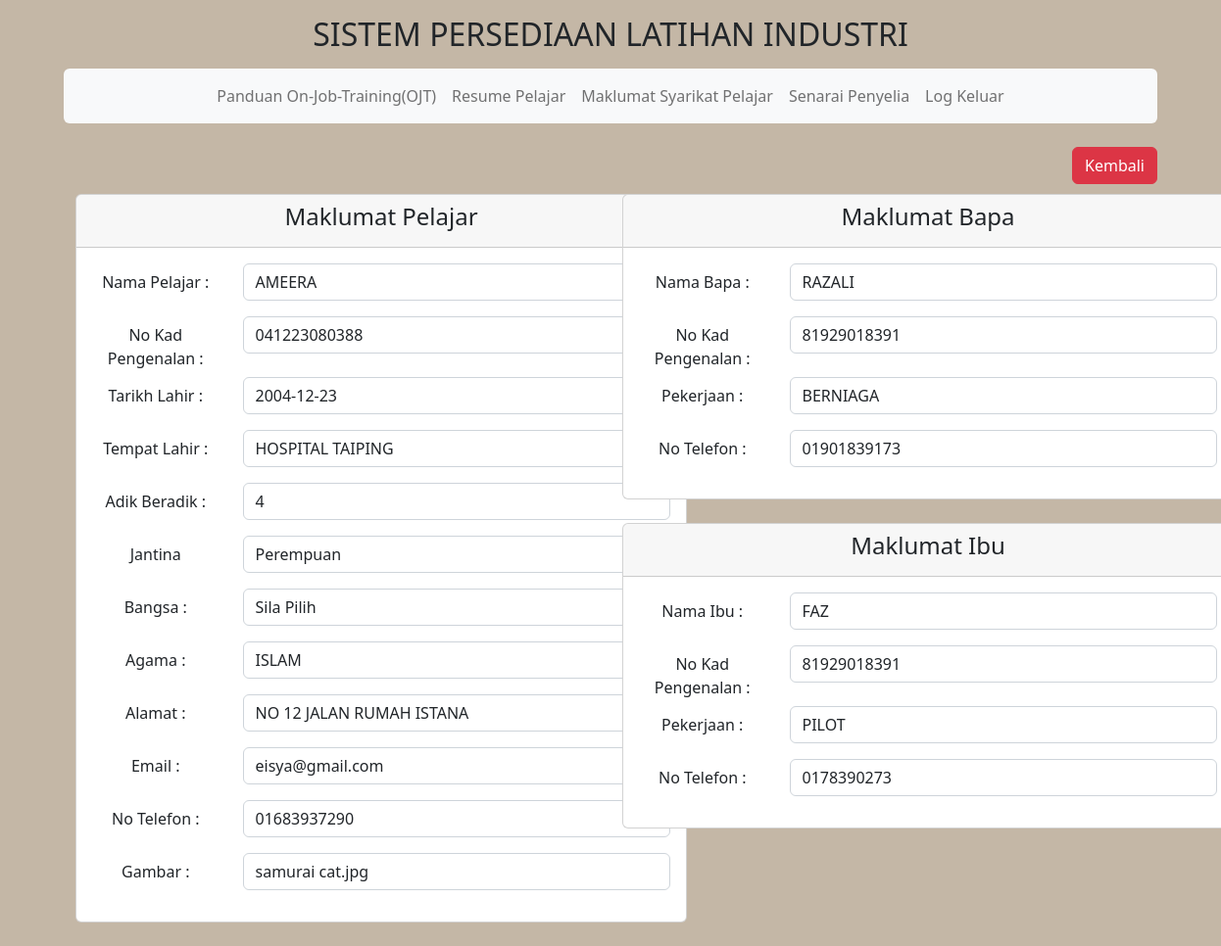
Screenshot of /admin2/papar_detailPel.php?id_user=alysha with the database file from the repository.
### tables this page shows
CREATE TABLE `pelajar` (
  `id_user` varchar(50) NOT NULL,
  `namapel` varchar(50) NOT NULL,
  `noic` varchar(14) NOT NULL,
  `tarikhlahir` date NOT NULL,
  `tempatlahir` varchar(50) NOT NULL,
  `adikberadik` int NOT NULL,
  `jantina` varchar(50) NOT NULL,
  `bangsa` varchar(50) NOT NULL,
  `agama` varchar(20) NOT NULL,
  `alamat` varchar(250) NOT NULL,
  `email` varchar(30) NOT NULL,
  `notel` varchar(14) NOT NULL,
  `gambar` varchar(250) NOT NULL
);

CREATE TABLE `ibubapa` (
  `id_user` varchar(50) NOT NULL,
  `namabapa` varchar(50) NOT NULL,
  `noic_bapa` varchar(50) NOT NULL,
  `pekerjaanbapa` varchar(50) NOT NULL,
  `notel_bapa` varchar(50) NOT NULL,
  `namaibu` varchar(50) NOT NULL,
  `noic_ibu` varchar(50) NOT NULL,
  `pekerjaanibu` varchar(50) NOT NULL,
  `notel_ibu` varchar(50) NOT NULL
);

### admin2/papar_detailPel.php (the view, shortened to what this page needs)
<?php
include'../loginserver.php';
?>
<!doctype html>
<html lang="en">
  <head>
<link href="../assets/dist/css/bootstrap.min.css" rel="stylesheet">
<link rel="stylesheet" type="text/css" href="../form.css">
  </head>
  <body>
<main>
  <div class="container-xl mb-4">
    <center><p>
      <h2>SISTEM PERSEDIAAN LATIHAN INDUSTRI</h2><p>
    </center>
   <nav class="navbar navbar-expand-sm bg-light rounded" aria-label="Twelfth navbar example">
      <div class="container-fluid">
        <div class="collapse navbar-collapse justify-content-md-center" id="navbar">
          <ul class="navbar-nav">
            <li class="nav-item">
              <a class="nav-link" href="#">Panduan On-Job-Training(OJT)</a>
            </li>
            <li class="nav-item">
              <a class="nav-link" href="#">Resume Pelajar</a>
            </li>
            <li class="nav-item">
              <a class="nav-link" href="#">Maklumat Syarikat Pelajar</a>
            </li>
            <li>
            <li class="nav-item">
              <a class="nav-link " href="listPenyelia.php">Senarai Penyelia</a>
            </li>
            <li class="nav-item">
              <a class="nav-link" href="../logout.php" onclick="return confirm('Anda Pasti Mahu Log Keluar?')">Log Keluar</a>
            </li>
          </ul>
        </div>
      </div>
    </nav>
    <br>
      <a href="index.php" class="btn btn-danger float-end">Kembali</a>
<center>
    <div class="container mt-5">
  <div class="row">
        <div class="col-sm-6">
                <div class="card" style="width: 39rem;">
                    <div class="card-header">
                        <h4>Maklumat Pelajar</h4>
                    </div>
                    <div class="card-body">
         <?php
         $conn=mysqli_connect("localhost", "root", "", "spli");
         $id_user=$_GET['id_user'];
         $sql="SELECT * FROM pelajar WHERE id_user='$id_user'";
         $qr=mysqli_query($conn,$sql);
         $rs=mysqli_fetch_array($qr);
         ?>
    <div class="form-group row">
      <label class="col-sm-3 col-form-label" >Nama Pelajar :</label>
        <div class="col-sm-9">
          <p class="form-control" name="namapel" >
          <?=$rs['namapel'];?>
        </div>
        <label class="col-sm-3 col-form-label" >No Kad Pengenalan :</label>
        <div class="col-sm-9">
          <p class="form-control" name="noic">
          <?=$rs['noic'];?>
        </div>
        <label class="col-sm-3 col-form-label" >Tarikh Lahir :</label>
        <div class="col-sm-9">
          <p class="form-control" name="tarikhlahir">
          <?=$rs['tarikhlahir'];?>
        </div>
        <label class="col-sm-3 col-form-label" >Tempat Lahir :</label>
        <div class="col-sm-9">
          <p class="form-control" name="tempatlahir">
          <?=$rs['tempatlahir'];?>
        </div>
        <label class="col-sm-3 col-form-label" >Adik Beradik :</label>
        <div class="col-sm-9">
          <p class="form-control" name="adikberadik">
          <?=$rs['adikberadik'];?>
        </div>
        <label class="col-sm-3 col-form-label" >Jantina</label>
        <div class="col-sm-9">
          <p class="form-control" name="jantina">
          <?=$rs['jantina'];?>
        </div>
        <label class="col-sm-3 col-form-label" >Bangsa :</label>
        <div class="col-sm-9">
          <p class="form-control" name="bangsa">
          <?=$rs['bangsa'];?>
        </div>
        <label class="col-sm-3 col-form-label" >Agama :</label>
        <div class="col-sm-9">
          <p class="form-control" name="agama">
          <?=$rs['agama'];?>
        </div>
        <label class="col-sm-3 col-form-label" >Alamat :</label>
        <div class="col-sm-9">
          <p class="form-control" name="alamat">
          <?=$rs['alamat'];?>
        </div>
        <label class="col-sm-3 col-form-label" >Email :</label>
        <div class="col-sm-9">
          <p class="form-control" name="email">
          <?=$rs['email'];?>
        </div>
        <label class="col-sm-3 col-form-label" >No Telefon :</label>
        <div class="col-sm-9">
          <p class="form-control" name="notel">
          <?=$rs['notel'];?>
        </div>
        <label class="col-sm-3 col-form-label" >Gambar :</label>
        <div class="col-sm-9">
          <p class="form-control" name="gambar">
          <?=$rs['gambar'];?>
        </div>
    </div>
      </div>
      </div>
  </div>
        <div class="col-sm-6">
                <div class="card" style="width: 39rem;">
                    <div class="card-header">
                        <h4>Maklumat Bapa</h4>
                    </div>
                    <div class="card-body">
         <?php
         $conn=mysqli_connect("localhost", "root", "", "spli");
         $id_user=$_GET['id_user'];
         $sql2="SELECT * FROM ibubapa WHERE id_user='$id_user'";
         $qr2=mysqli_query($conn,$sql2);
         $rs2=mysqli_fetch_array($qr2);
         ?>
    <div class="form-group row">
      <label class="col-sm-3 col-form-label" >Nama Bapa :</label>
        <div class="col-sm-9">
          <p class="form-control" name="namabapa" >
          <?=$rs2['namabapa'];?>
        </div>
        <label class="col-sm-3 col-form-label" >No Kad Pengenalan :</label>
        <div class="col-sm-9">
          <p class="form-control" name="noic_bapa">
          <?=$rs2['noic_bapa'];?>
        </div>
        <label class="col-sm-3 col-form-label" >Pekerjaan :</label>
        <div class="col-sm-9">
          <p class="form-control" name="pekerjaanbapa">
          <?=$rs2['pekerjaanbapa'];?>
        </div>
        <label class="col-sm-3 col-form-label" >No Telefon :</label>
        <div class="col-sm-9">
          <p class="form-control" name="notel_bapa">
          <?=$rs2['notel_bapa'];?>
        </div>
    </div>
      </div>
      </div>
      <br>
        <div class="col-sm-12">
                <div class="card" style="width: 39rem;">
                    <div class="card-header">
                        <h4>Maklumat Ibu</h4>
                    </div>
                    <div class="card-body">
         <?php
         $conn=mysqli_connect("localhost", "root", "", "spli");
         $id_user=$_GET['id_user'];
         $sql2="SELECT * FROM ibubapa WHERE id_user='$id_user'";
         $qr2=mysqli_query($conn,$sql2);
         $rs2=mysqli_fetch_array($qr2);
         ?>
    <div class="form-group row">
      <label class="col-sm-3 col-form-label" >Nama Ibu :</label>
        <div class="col-sm-9">
          <p class="form-control" name="namaibu" >
          <?=$rs2['namaibu'];?>
        </div>
        <label class="col-sm-3 col-form-label" >No Kad Pengenalan :</label>
        <div class="col-sm-9">
          <p class="form-control" name="noic_ibu">
          <?=$rs2['noic_ibu'];?>
        </div>
        <label class="col-sm-3 col-form-label" >Pekerjaan :</label>
        <div class="col-sm-9">
          <p class="form-control" name="pekerjaanibu">
          <?=$rs2['pekerjaanibu'];?>
        </div>
        <label class="col-sm-3 col-form-label" >No Telefon :</label>
        <div class="col-sm-9">
          <p class="form-control" name="notel_ibu">
          <?=$rs2['notel_ibu'];?>
        </div>
    </div>
      </div>
      </div>
        </div>
        </div>
      </div>
  </center>
</main>
  </body>
</html>

### admin2/papar_detailPel.php (style rules this page uses)
body { background-color:#c4b7a6; }
p.form-control { text-align: left; }

### rows the page displays
pelajar: namapel "AMEERA", noic "041223080388", tarikhlahir "2004-12-23", tempatlahir "HOSPITAL TAIPING", adikberadik "4", jantina "Perempuan", bangsa "Sila Pilih", agama "ISLAM", alamat "NO 12 JALAN RUMAH ISTANA", email "eisya@gmail.com", notel "01683937290", gambar "samurai cat.jpg"
ibubapa: namabapa "RAZALI", noic_bapa "81929018391", pekerjaanbapa "BERNIAGA", notel_bapa "01901839173", namaibu "FAZ", noic_ibu "81929018391", pekerjaanibu "PILOT", notel_ibu "0178390273"
